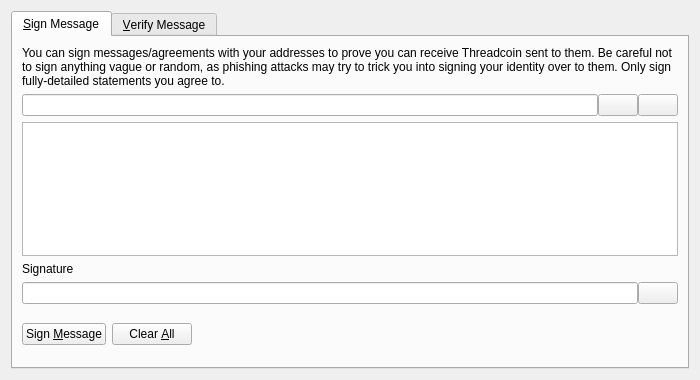
<?xml version="1.0" encoding="UTF-8"?>
<ui version="4.0">
 <class>SignVerifyMessageDialog</class>
 <widget class="QDialog" name="SignVerifyMessageDialog">
  <property name="geometry">
   <rect>
    <x>0</x>
    <y>0</y>
    <width>700</width>
    <height>380</height>
   </rect>
  </property>
  <property name="windowTitle">
   <string>Signatures - Sign / Verify a Message</string>
  </property>
  <property name="modal">
   <bool>true</bool>
  </property>
  <layout class="QVBoxLayout" name="verticalLayout">
   <item>
    <widget class="QTabWidget" name="tabWidget">
     <property name="currentIndex">
      <number>0</number>
     </property>
     <widget class="QWidget" name="tabSignMessage">
      <attribute name="title">
       <string>&amp;Sign Message</string>
      </attribute>
      <layout class="QVBoxLayout" name="verticalLayout_SM">
       <item>
        <widget class="QLabel" name="infoLabel_SM">
         <property name="text">
          <string>You can sign messages/agreements with your addresses to prove you can receive Threadcoin sent to them. Be careful not to sign anything vague or random, as phishing attacks may try to trick you into signing your identity over to them. Only sign fully-detailed statements you agree to.</string>
         </property>
         <property name="textFormat">
          <enum>Qt::PlainText</enum>
         </property>
         <property name="wordWrap">
          <bool>true</bool>
         </property>
        </widget>
       </item>
       <item>
        <layout class="QHBoxLayout" name="horizontalLayout_1_SM">
         <property name="spacing">
          <number>0</number>
         </property>
         <item>
          <widget class="QValidatedLineEdit" name="addressIn_SM">
           <property name="toolTip">
            <string>The Threadcoin address to sign the message with</string>
           </property>
          </widget>
         </item>
         <item>
          <widget class="QPushButton" name="addressBookButton_SM">
           <property name="toolTip">
            <string>Choose previously used address</string>
           </property>
           <property name="text">
            <string/>
           </property>
           <property name="shortcut">
            <string>Alt+A</string>
           </property>
           <property name="autoDefault">
            <bool>false</bool>
           </property>
          </widget>
         </item>
         <item>
          <widget class="QPushButton" name="pasteButton_SM">
           <property name="toolTip">
            <string>Paste address from clipboard</string>
           </property>
           <property name="text">
            <string/>
           </property>
           <property name="shortcut">
            <string>Alt+P</string>
           </property>
           <property name="autoDefault">
            <bool>false</bool>
           </property>
          </widget>
         </item>
        </layout>
       </item>
       <item>
        <widget class="QPlainTextEdit" name="messageIn_SM">
         <property name="toolTip">
          <string>Enter the message you want to sign here</string>
         </property>
        </widget>
       </item>
       <item>
        <widget class="QLabel" name="signatureLabel_SM">
         <property name="text">
          <string>Signature</string>
         </property>
         <property name="textFormat">
          <enum>Qt::PlainText</enum>
         </property>
        </widget>
       </item>
       <item>
        <layout class="QHBoxLayout" name="horizontalLayout_2_SM">
         <property name="spacing">
          <number>0</number>
         </property>
         <item>
          <widget class="QLineEdit" name="signatureOut_SM">
           <property name="font">
            <font>
             <italic>true</italic>
            </font>
           </property>
           <property name="readOnly">
            <bool>true</bool>
           </property>
          </widget>
         </item>
         <item>
          <widget class="QPushButton" name="copySignatureButton_SM">
           <property name="toolTip">
            <string>Copy the current signature to the system clipboard</string>
           </property>
           <property name="text">
            <string/>
           </property>
           <property name="autoDefault">
            <bool>false</bool>
           </property>
          </widget>
         </item>
        </layout>
       </item>
       <item>
        <layout class="QHBoxLayout" name="horizontalLayout_3_SM">
         <item>
          <widget class="QPushButton" name="signMessageButton_SM">
           <property name="toolTip">
            <string>Sign the message to prove you own this Threadcoin address</string>
           </property>
           <property name="text">
            <string>Sign &amp;Message</string>
           </property>
           <property name="autoDefault">
            <bool>false</bool>
           </property>
          </widget>
         </item>
         <item>
          <widget class="QPushButton" name="clearButton_SM">
           <property name="toolTip">
            <string>Reset all sign message fields</string>
           </property>
           <property name="text">
            <string>Clear &amp;All</string>
           </property>
           <property name="autoDefault">
            <bool>false</bool>
           </property>
          </widget>
         </item>
         <item>
          <spacer name="horizontalSpacer_1_SM">
           <property name="orientation">
            <enum>Qt::Horizontal</enum>
           </property>
           <property name="sizeHint" stdset="0">
            <size>
             <width>40</width>
             <height>48</height>
            </size>
           </property>
          </spacer>
         </item>
         <item>
          <widget class="QLabel" name="statusLabel_SM">
           <property name="font">
            <font>
             <weight>75</weight>
             <bold>true</bold>
            </font>
           </property>
           <property name="text">
            <string/>
           </property>
           <property name="wordWrap">
            <bool>true</bool>
           </property>
          </widget>
         </item>
         <item>
          <spacer name="horizontalSpacer_2_SM">
           <property name="orientation">
            <enum>Qt::Horizontal</enum>
           </property>
           <property name="sizeHint" stdset="0">
            <size>
             <width>40</width>
             <height>48</height>
            </size>
           </property>
          </spacer>
         </item>
        </layout>
       </item>
      </layout>
     </widget>
     <widget class="QWidget" name="tabVerifyMessage">
      <attribute name="title">
       <string>&amp;Verify Message</string>
      </attribute>
      <layout class="QVBoxLayout" name="verticalLayout_VM">
       <item>
        <widget class="QLabel" name="infoLabel_VM">
         <property name="text">
          <string>Enter the receiver's address, message (ensure you copy line breaks, spaces, tabs, etc. exactly) and signature below to verify the message. Be careful not to read more into the signature than what is in the signed message itself, to avoid being tricked by a man-in-the-middle attack. Note that this only proves the signing party receives with the address, it cannot prove sendership of any transaction!</string>
         </property>
         <property name="textFormat">
          <enum>Qt::PlainText</enum>
         </property>
         <property name="alignment">
          <set>Qt::AlignLeading|Qt::AlignLeft|Qt::AlignTop</set>
         </property>
         <property name="wordWrap">
          <bool>true</bool>
         </property>
        </widget>
       </item>
       <item>
        <layout class="QHBoxLayout" name="horizontalLayout_1_VM">
         <property name="spacing">
          <number>0</number>
         </property>
         <item>
          <widget class="QValidatedLineEdit" name="addressIn_VM">
           <property name="toolTip">
            <string>The Threadcoin address the message was signed with</string>
           </property>
          </widget>
         </item>
         <item>
          <widget class="QPushButton" name="addressBookButton_VM">
           <property name="toolTip">
            <string>Choose previously used address</string>
           </property>
           <property name="text">
            <string/>
           </property>
           <property name="shortcut">
            <string>Alt+A</string>
           </property>
           <property name="autoDefault">
            <bool>false</bool>
           </property>
          </widget>
         </item>
        </layout>
       </item>
       <item>
        <widget class="QPlainTextEdit" name="messageIn_VM"/>
       </item>
       <item>
        <widget class="QValidatedLineEdit" name="signatureIn_VM"/>
       </item>
       <item>
        <layout class="QHBoxLayout" name="horizontalLayout_2_VM">
         <item>
          <widget class="QPushButton" name="verifyMessageButton_VM">
           <property name="toolTip">
            <string>Verify the message to ensure it was signed with the specified Threadcoin address</string>
           </property>
           <property name="text">
            <string>Verify &amp;Message</string>
           </property>
           <property name="autoDefault">
            <bool>false</bool>
           </property>
          </widget>
         </item>
         <item>
          <widget class="QPushButton" name="clearButton_VM">
           <property name="toolTip">
            <string>Reset all verify message fields</string>
           </property>
           <property name="text">
            <string>Clear &amp;All</string>
           </property>
           <property name="autoDefault">
            <bool>false</bool>
           </property>
          </widget>
         </item>
         <item>
          <spacer name="horizontalSpacer_1_VM">
           <property name="orientation">
            <enum>Qt::Horizontal</enum>
           </property>
           <property name="sizeHint" stdset="0">
            <size>
             <width>40</width>
             <height>48</height>
            </size>
           </property>
          </spacer>
         </item>
         <item>
          <widget class="QLabel" name="statusLabel_VM">
           <property name="font">
            <font>
             <weight>75</weight>
             <bold>true</bold>
            </font>
           </property>
           <property name="text">
            <string/>
           </property>
           <property name="wordWrap">
            <bool>true</bool>
           </property>
          </widget>
         </item>
         <item>
          <spacer name="horizontalSpacer_2_VM">
           <property name="orientation">
            <enum>Qt::Horizontal</enum>
           </property>
           <property name="sizeHint" stdset="0">
            <size>
             <width>40</width>
             <height>48</height>
            </size>
           </property>
          </spacer>
         </item>
        </layout>
       </item>
      </layout>
     </widget>
    </widget>
   </item>
  </layout>
 </widget>
 <customwidgets>
  <customwidget>
   <class>QValidatedLineEdit</class>
   <extends>QLineEdit</extends>
   <header>qvalidatedlineedit.h</header>
  </customwidget>
 </customwidgets>
 <resources>
  <include location="../threadcoin.qrc"/>
 </resources>
 <connections/>
</ui>
